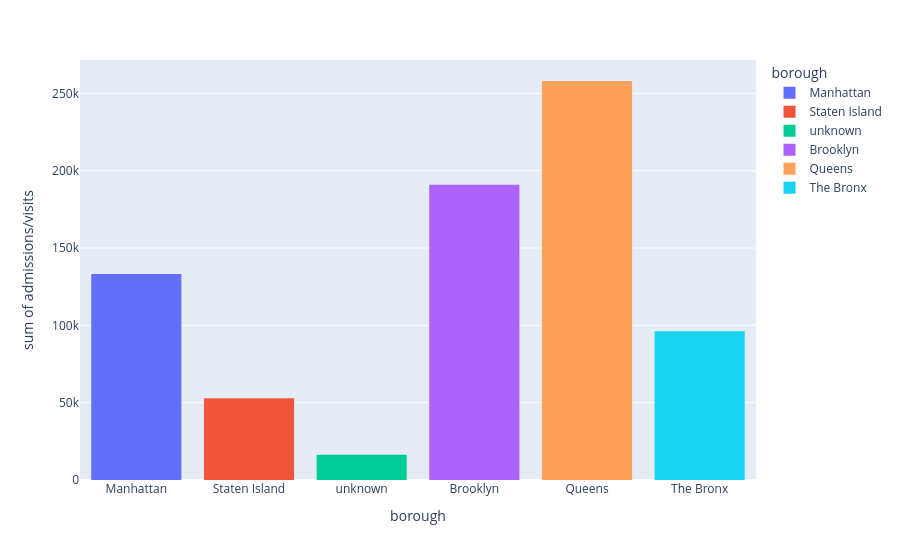

Notebook cell for this chart:
### Code cell
#df_zip_date['borough'].value_counts()
zip_rate_50['borough'].value_counts()
fig2 = px.histogram(zip_rate_50, x='borough', y='admissions/visits',color='borough') #repartition of the the zip_rate_50 by borough
fig2.show()

### Figure 1 — Plotly figure (JSON) as saved in the notebook; plotly's stock layout.template omitted (floating-point values rounded to 4 significant figures; data arrays with more than 128 entries replaced by an {"elided": "..."} marker saying what was removed)
{"data": [{"bingroup": "x", "histfunc": "sum", "hovertemplate": "borough=%{x}<br>sum of admissions/visits=%{y}<extra></extra>", "legendgroup": "Manhattan", "marker": {"color": "#636efa", "pattern": {"shape": ""}}, "name": "Manhattan", "orientation": "v", "showlegend": true, "type": "histogram", "x": {"elided": "1704 str values"}, "xaxis": "x", "y": {"elided": "1704 float values"}, "yaxis": "y"}, {"bingroup": "x", "histfunc": "sum", "hovertemplate": "borough=%{x}<br>sum of admissions/visits=%{y}<extra></extra>", "legendgroup": "Staten Island", "marker": {"color": "#EF553B", "pattern": {"shape": ""}}, "name": "Staten Island", "orientation": "v", "showlegend": true, "type": "histogram", "x": {"elided": "687 str values"}, "xaxis": "x", "y": {"elided": "687 float values"}, "yaxis": "y"}, {"bingroup": "x", "histfunc": "sum", "hovertemplate": "borough=%{x}<br>sum of admissions/visits=%{y}<extra></extra>", "legendgroup": "unknown", "marker": {"color": "#00cc96", "pattern": {"shape": ""}}, "name": "unknown", "orientation": "v", "showlegend": true, "type": "histogram", "x": {"elided": "217 str values"}, "xaxis": "x", "y": {"elided": "217 float values"}, "yaxis": "y"}, {"bingroup": "x", "histfunc": "sum", "hovertemplate": "borough=%{x}<br>sum of admissions/visits=%{y}<extra></extra>", "legendgroup": "Brooklyn", "marker": {"color": "#ab63fa", "pattern": {"shape": ""}}, "name": "Brooklyn", "orientation": "v", "showlegend": true, "type": "histogram", "x": {"elided": "2578 str values"}, "xaxis": "x", "y": {"elided": "2578 float values"}, "yaxis": "y"}, {"bingroup": "x", "histfunc": "sum", "hovertemplate": "borough=%{x}<br>sum of admissions/visits=%{y}<extra></extra>", "legendgroup": "Queens", "marker": {"color": "#FFA15A", "pattern": {"shape": ""}}, "name": "Queens", "orientation": "v", "showlegend": true, "type": "histogram", "x": {"elided": "3282 str values"}, "xaxis": "x", "y": {"elided": "3282 float values"}, "yaxis": "y"}, {"bingroup": "x", "histfunc": "sum", "hovertemplate": "borough=%{x}<br>sum of admissions/visits=%{y}<extra></extra>", "legendgroup": "The Bronx", "marker": {"color": "#19d3f3", "pattern": {"shape": ""}}, "name": "The Bronx", "orientation": "v", "showlegend": true, "type": "histogram", "x": {"elided": "1324 str values"}, "xaxis": "x", "y": {"elided": "1324 float values"}, "yaxis": "y"}], "layout": {"barmode": "relative", "legend": {"title": {"text": "borough"}, "tracegroupgap": 0}, "margin": {"t": 60}, "xaxis": {"anchor": "y", "categoryarray": ["Manhattan", "Staten Island", "unknown", "Brooklyn", "Queens", "The Bronx"], "categoryorder": "array", "domain": [0, 1], "title": {"text": "borough"}}, "yaxis": {"anchor": "x", "domain": [0, 1], "title": {"text": "sum of admissions/visits"}}}}
